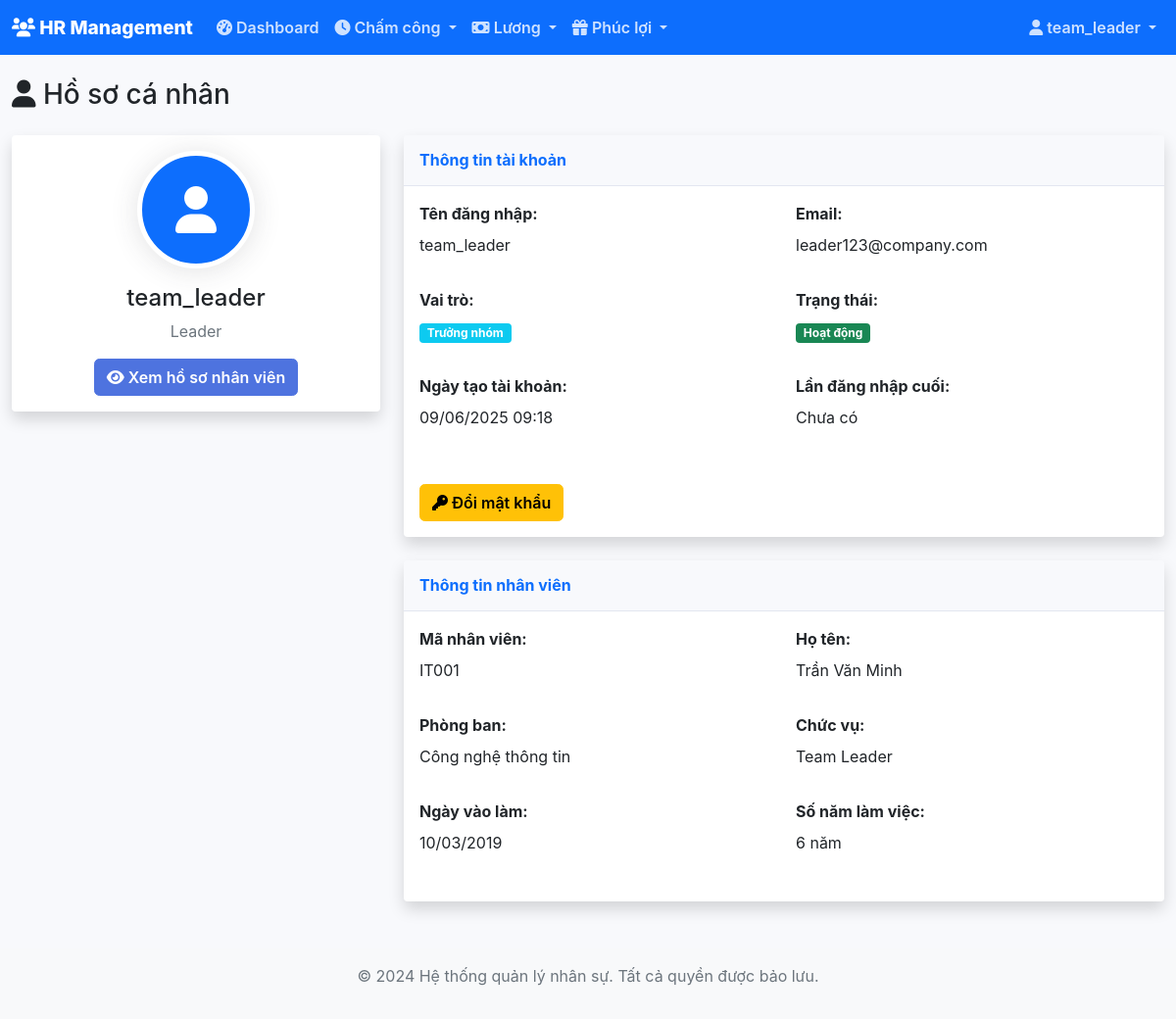
/profile (signed in), run on the app's committed database.
### app/models/user.py (models this page shows, shortened)
class User(UserMixin, db.Model):
    __tablename__ = 'users'
    id = db.Column(db.Integer, primary_key=True)
    username = db.Column(db.String(80), unique=True, nullable=False)
    email = db.Column(db.String(120), unique=True, nullable=False)
    password_hash = db.Column(db.String(255), nullable=False)
    role = db.Column(db.String(20), nullable=False, default='employee')  # admin, hr, leader, employee
    is_active = db.Column(db.Boolean, default=True)
    created_at = db.Column(db.DateTime, default=datetime.utcnow)
    last_login = db.Column(db.DateTime)
    employee = db.relationship('Employee', backref='user', uselist=False, cascade='all, delete-orphan')
    def has_role(self, role):
        return self.role == role
    def has_permission(self, permission):
        permissions = {
            'admin': ['all'],
            'hr': ['employee_management', 'payroll', 'benefits', 'recruitment'],
            'leader': ['team_management', 'attendance_view'],
            'employee': ['self_view', 'attendance_self']
        }
        user_permissions = permissions.get(self.role, [])
        return permission in user_permissions or 'all' in user_permissions

### app/models/employee.py (models this page shows, shortened)
class Employee(db.Model):
    __tablename__ = 'employees'
    id = db.Column(db.Integer, primary_key=True)
    user_id = db.Column(db.Integer, db.ForeignKey('users.id'), nullable=False)
    employee_id = db.Column(db.String(20), unique=True, nullable=False)
    first_name = db.Column(db.String(50), nullable=False)
    last_name = db.Column(db.String(50), nullable=False)
    full_name = db.Column(db.String(100), nullable=False)
    date_of_birth = db.Column(db.Date)
    gender = db.Column(db.String(10))
    phone = db.Column(db.String(20))
    address = db.Column(db.Text)
    emergency_contact = db.Column(db.String(100))
    emergency_phone = db.Column(db.String(20))
    department = db.Column(db.String(50))
    position = db.Column(db.String(50))
    hire_date = db.Column(db.Date, default=date.today)
    employment_type = db.Column(db.String(20), default='full_time')  # full_time, part_time, contract
    salary = db.Column(db.Numeric(12, 2))
    manager_id = db.Column(db.Integer, db.ForeignKey('employees.id'))
    status = db.Column(db.String(20), default='active')  # active, inactive, terminated
    termination_date = db.Column(db.Date)
    avatar = db.Column(db.String(255))
    documents = db.Column(db.JSON)  # Store document paths and types
    created_at = db.Column(db.DateTime, default=datetime.utcnow)
    updated_at = db.Column(db.DateTime, default=datetime.utcnow, onupdate=datetime.utcnow)
    manager = db.relationship('Employee', remote_side=[id], backref='subordinates')
    attendances = db.relationship('Attendance', backref='employee', lazy='dynamic')
    payrolls = db.relationship('Payroll', backref='employee', lazy='dynamic')
    benefits = db.relationship('Benefit', backref='employee', lazy='dynamic')
    rewards = db.relationship('Reward', backref='employee', lazy='dynamic')
    @property
    def years_of_service(self):
        if self.hire_date:
            today = date.today()
            return today.year - self.hire_date.year - ((today.month, today.day) < (self.hire_date.month, self.hire_date.day))
        return 0

### app/routes/main.py (the view)
@bp.route('/profile')
@login_required
def profile():
    return render_template('profile.html', user=current_user)

### app/models/user.py (called while the page is built)
@login_manager.user_loader
def load_user(user_id):
    return User.query.get(int(user_id))

### app/templates/profile.html (shortened to what this page needs)
{% extends "base.html" %}
{% block content %}
<div class="row">
    <div class="col-12">
        <h1 class="h3 mb-4">
            <i class="fas fa-user"></i> Hồ sơ cá nhân
        </h1>
    </div>
</div>
<div class="row">
    <div class="col-lg-4">
        <div class="card shadow">
            <div class="card-body text-center">
                {% if user.employee and user.employee.avatar %}
                    <img src="{{ url_for('static', filename=user.employee.avatar) }}" class="profile-avatar mb-3" alt="Avatar">
                {% else %}
                    <div class="profile-avatar mx-auto mb-3 bg-primary d-flex align-items-center justify-content-center">
                        <i class="fas fa-user fa-3x text-white"></i>
                    </div>
                {% endif %}
                <h4>{{ user.username }}</h4>
                <p class="text-muted">{{ user.role|title }}</p>
                {% if user.employee %}
                <div class="mt-3">
                    <a href="{{ url_for('employee.view', id=user.employee.id) }}" class="btn btn-primary">
                        <i class="fas fa-eye"></i> Xem hồ sơ nhân viên
                    </a>
                </div>
                {% endif %}
            </div>
        </div>
    </div>
    <div class="col-lg-8">
        <div class="card shadow">
            <div class="card-header py-3">
                <h6 class="m-0 fw-bold text-primary">Thông tin tài khoản</h6>
            </div>
            <div class="card-body">
                <div class="row">
                    <div class="col-md-6 mb-3">
                        <label class="form-label fw-bold">Tên đăng nhập:</label>
                        <p>{{ user.username }}</p>
                    </div>
                    <div class="col-md-6 mb-3">
                        <label class="form-label fw-bold">Email:</label>
                        <p>{{ user.email }}</p>
                    </div>
                    <div class="col-md-6 mb-3">
                        <label class="form-label fw-bold">Vai trò:</label>
                        <p>
                            {% if user.role == 'admin' %}
                                <span class="badge bg-danger">Quản trị viên</span>
                            {% elif user.role == 'hr' %}
                                <span class="badge bg-warning">Nhân sự</span>
                            {% elif user.role == 'leader' %}
                                <span class="badge bg-info">Trưởng nhóm</span>
                            {% else %}
                                <span class="badge bg-primary">Nhân viên</span>
                            {% endif %}
                        </p>
                    </div>
                    <div class="col-md-6 mb-3">
                        <label class="form-label fw-bold">Trạng thái:</label>
                        <p>
                            {% if user.is_active %}
                                <span class="badge bg-success">Hoạt động</span>
                            {% else %}
                                <span class="badge bg-secondary">Không hoạt động</span>
                            {% endif %}
                        </p>
                    </div>
                    <div class="col-md-6 mb-3">
                        <label class="form-label fw-bold">Ngày tạo tài khoản:</label>
                        <p>{{ user.created_at.strftime('%d/%m/%Y %H:%M') }}</p>
                    </div>
                    <div class="col-md-6 mb-3">
                        <label class="form-label fw-bold">Lần đăng nhập cuối:</label>
                        <p>
                            {% if user.last_login %}
                                {{ user.last_login.strftime('%d/%m/%Y %H:%M') }}
                            {% else %}
                                Chưa có
                            {% endif %}
                        </p>
                    </div>
                </div>
                <div class="mt-4">
                    <a href="{{ url_for('auth.change_password') }}" class="btn btn-warning">
                        <i class="fas fa-key"></i> Đổi mật khẩu
                    </a>
                </div>
            </div>
        </div>
        {% if user.employee %}
        <div class="card shadow mt-4">
            <div class="card-header py-3">
                <h6 class="m-0 fw-bold text-primary">Thông tin nhân viên</h6>
            </div>
            <div class="card-body">
                <div class="row">
                    <div class="col-md-6 mb-3">
                        <label class="form-label fw-bold">Mã nhân viên:</label>
                        <p>{{ user.employee.employee_id }}</p>
                    </div>
                    <div class="col-md-6 mb-3">
                        <label class="form-label fw-bold">Họ tên:</label>
                        <p>{{ user.employee.full_name }}</p>
                    </div>
                    <div class="col-md-6 mb-3">
                        <label class="form-label fw-bold">Phòng ban:</label>
                        <p>{{ user.employee.department or 'Chưa có' }}</p>
                    </div>
                    <div class="col-md-6 mb-3">
                        <label class="form-label fw-bold">Chức vụ:</label>
                        <p>{{ user.employee.position or 'Chưa có' }}</p>
                    </div>
                    <div class="col-md-6 mb-3">
                        <label class="form-label fw-bold">Ngày vào làm:</label>
                        <p>{{ user.employee.hire_date.strftime('%d/%m/%Y') if user.employee.hire_date else 'Chưa có' }}</p>
                    </div>
                    <div class="col-md-6 mb-3">
                        <label class="form-label fw-bold">Số năm làm việc:</label>
                        <p>{{ user.employee.years_of_service }} năm</p>
                    </div>
                </div>
            </div>
        </div>
        {% endif %}
    </div>
</div>
{% endblock %}

### app/templates/base.html (shortened to what this page needs)
<!DOCTYPE html>
<html lang="vi">
<head>
    <link href="https://cdn.jsdelivr.net/npm/bootstrap@5.1.3/dist/css/bootstrap.min.css" rel="stylesheet">
    <link href="https://cdnjs.cloudflare.com/ajax/libs/font-awesome/6.0.0/css/all.min.css" rel="stylesheet">
    <link href="{{ url_for('static', filename='css/style.css') }}" rel="stylesheet">
</head>
<body>
    {% if current_user.is_authenticated %}
    <nav class="navbar navbar-expand-lg navbar-dark bg-primary">
        <div class="container-fluid">
            <a class="navbar-brand" href="{{ url_for('main.dashboard') }}">
                <i class="fas fa-users"></i> HR Management
            </a>
            <div class="collapse navbar-collapse" id="navbarNav">
                <ul class="navbar-nav me-auto">
                    <li class="nav-item">
                        <a class="nav-link" href="{{ url_for('main.dashboard') }}">
                            <i class="fas fa-tachometer-alt"></i> Dashboard
                        </a>
                    </li>
                    <li class="nav-item dropdown">
                        <a class="nav-link dropdown-toggle" href="#" id="attendanceDropdown" role="button" data-bs-toggle="dropdown">
                            <i class="fas fa-clock"></i> Chấm công
                        </a>
                    </li>
                    <li class="nav-item dropdown">
                        <a class="nav-link dropdown-toggle" href="#" id="payrollDropdown" role="button" data-bs-toggle="dropdown">
                            <i class="fas fa-money-bill"></i> Lương
                        </a>
                    </li>
                    <li class="nav-item dropdown">
                        <a class="nav-link dropdown-toggle" href="#" id="benefitsDropdown" role="button" data-bs-toggle="dropdown">
                            <i class="fas fa-gift"></i> Phúc lợi
                        </a>
                    </li>
                </ul>
                <ul class="navbar-nav">
                    <li class="nav-item dropdown">
                        <a class="nav-link dropdown-toggle" href="#" id="userDropdown" role="button" data-bs-toggle="dropdown">
                            <i class="fas fa-user"></i> {{ current_user.username }}
                        </a>
                    </li>
                </ul>
            </div>
        </div>
    </nav>
    {% endif %}
    <main class="container-fluid mt-4">
        {% block content %}{% endblock %}
    </main>
    <footer class="bg-light text-center text-muted py-3 mt-5">
        <div class="container">
            <p>&copy; 2024 Hệ thống quản lý nhân sự. Tất cả quyền được bảo lưu.</p>
        </div>
    </footer>
</body>
</html>

### app/static/css/style.css (style rules this page uses)
:root { --primary-color: #4e73df; --secondary-color: #858796; --success-color: #1cc88a; --info-color: #36b9cc; --warning-color: #f6c23e; --danger-color: #e74a3b; --light-color: #f8f9fc; --dark-color: #5a5c69; }
body { font-family: 'Nunito', -apple-system, BlinkMacSystemFont, 'Segoe UI', 'Roboto', 'Helvetica Neue', Arial, sans-serif; background-color: var(--light-color); }
.navbar-brand { font-weight: 800; font-size: 1.2rem; }
.navbar-nav .nav-link { font-weight: 600; color: rgba(255, 255, 255, 0.8) !important; }
.card { border: none; box-shadow: 0 0.15rem 1.75rem 0 rgba(58, 59, 69, 0.15); }
.card-header { background-color: var(--light-color); border-bottom: 1px solid #e3e6f0; }
.btn { font-weight: 600; border-radius: 0.35rem; }
.btn-primary { background-color: var(--primary-color); border-color: var(--primary-color); }
.profile-avatar { width: 120px; height: 120px; border-radius: 50%; border: 5px solid white; box-shadow: 0 0.15rem 1.75rem 0 rgba(58, 59, 69, 0.15); }

### data on the page
User: username "team_leader", role "Leader", email "leader123@company.com", created_at "09/06/2025 09:18"
Employee: employee.employee_id "IT001", employee.full_name "Trần Văn Minh", employee "Công nghệ thông tin", employee "Team Leader", employee.hire_date "10/03/2019", employee.years_of_service "6"
